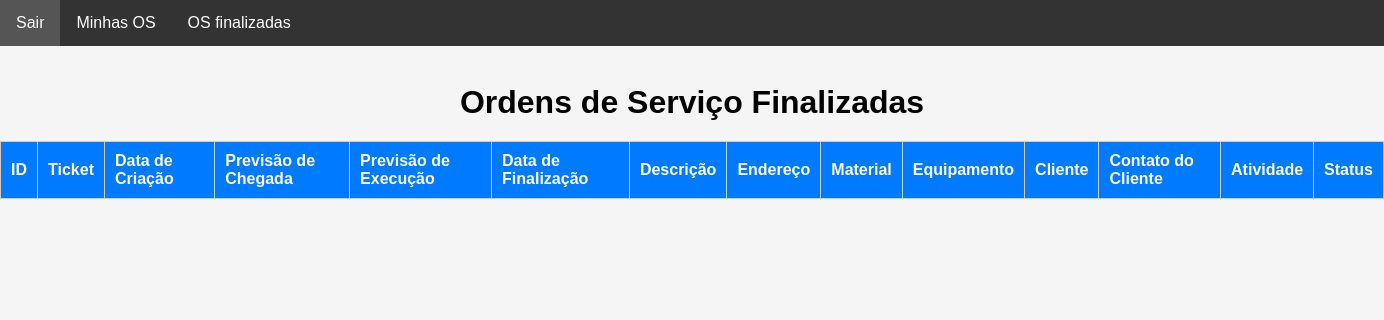
Before: /main/os_finalizadas/ (signed in) with the older database file.
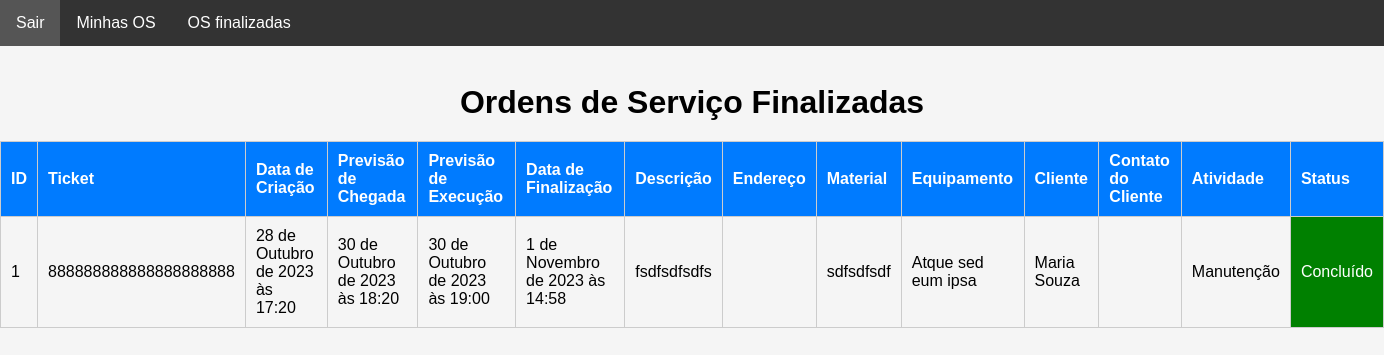
After: the same page with the newer database file.
### staff/models.py (models this page shows, shortened)
class HistoricoOsFinalizada(models.Model):
    ordem_de_servico = models.ForeignKey(OrdemDeServico, on_delete=models.CASCADE, related_name="historico_os")
    data_finalizada = models.DateTimeField(auto_now_add=True)
    nome_cliente = models.CharField(max_length=30, null=False)
    rg_cliente = models.CharField(max_length=11, null=False)
    observacoes = models.TextField(max_length=400)
    foto = models.ImageField(upload_to="img/historico_os_finalizada/")

class OrdemDeServico(models.Model):
    ticket = models.CharField(max_length=200)
    tecnico = models.ForeignKey(CustomUser, on_delete=models.CASCADE, related_name="ordens_técnico")
    staff = models.ForeignKey(CustomUser, on_delete=models.CASCADE, related_name="ordens_staff")
    descricao = models.TextField(max_length=600)
    previsao_chegada = models.DateTimeField()
    previsao_execucao = models.DateTimeField()
    material = models.CharField(max_length=100, validators=[MinLengthValidator(3)])
    equipamento = models.CharField(max_length=100, validators=[MinLengthValidator(3)])
    data_criacao = models.DateTimeField(auto_now_add=True)
    cliente = models.ForeignKey(Cliente, on_delete=models.CASCADE)
    contrato = models.CharField(max_length=700, null = True, blank=True)
    atividade = models.CharField(max_length=50, choices=ACTIVITY_CHOICES)
    status_tecnico = models.CharField(max_length=50, choices=TECNICAL_CHOICES)
    status = models.CharField(max_length=10, choices=STATUS_CHOICES, default="Aguardando")

class Cliente(models.Model):
    nome = models.CharField(max_length=50, validators=[MinLengthValidator(3)])
    rg = models.CharField(max_length=11, validators=[MinLengthValidator(3)])
    endereco = models.ForeignKey(Endereco, on_delete=models.CASCADE)
    telefone1 = models.CharField(max_length=11, validators=[MinLengthValidator(3)])
    telefone2 = models.CharField(max_length=11, validators=[MinLengthValidator(3)])
    def __str__(self):
        return self.nome

### main/views.py (the view)
# urls.py: path("os_finalizadas/", views.os_finalizadas, name="os_finalizadas"),
@user_passes_test(is_tecnico)
def os_finalizadas(request):
    try:
        user = request.user
        ordens_finalizadas = OrdemDeServico.objects.filter(tecnico=user, status="Concluído")
        historicos = []
        for ordem in ordens_finalizadas:
            historicos_ordem = HistoricoOsFinalizada.objects.filter(ordem_de_servico=ordem)
            historicos.extend(historicos_ordem)
        return render(request, "os_finalizadas.html",
        {"ordens_finalizadas": ordens_finalizadas, "historicos": historicos,"user": user })
    except Exception as e:
        return render(request, "error.html", {"error_message": str(e)})

### main/helpers.py (called while the page is built)
def is_tecnico(user):
    return user.groups.filter(name="Técnico").exists()

### main/templates/os_finalizadas.html (shortened to what this page needs)
<!DOCTYPE html>
<html lang="en">
  <head>
  </head>
  <body>
    <nav class="navbar">
      <ul>
          <li><a href="{% url 'sair' %}">Sair</a></li>
          <li><a href="{% url 'minhas_ordens_de_servico' %}">Minhas OS</a></li>
          <li><a href="{% url 'ordens_finalizadas' %}">OS finalizadas</a></li>
      </ul>
  </nav>
  <br>
    <h1>Ordens de Serviço Finalizadas</h1>
    <table>
      <thead>
        <tr>
          <th>ID</th>
          <th>Ticket</th>
          <th>Data de Criação</th>
          <th>Previsão de Chegada</th>
          <th>Previsão de Execução</th>
          <th>Data de Finalização</th>
          <th>Descrição</th>
          <th>Endereço</th>
          <th>Material</th>
          <th>Equipamento</th>
          <th>Cliente</th>
          <th>Contato do Cliente</th>
          <th>Atividade</th>
          <th>Status</th>
        </tr>
      </thead>
      <tbody>
        {% for historico in historicos %}
        <tr>
          <td>{{ historico.ordem_de_servico.id }}</td>
          <td>{{ historico.ordem_de_servico.ticket }}</td>
          <td>{{ historico.ordem_de_servico.data_criacao }}</td>
          <td>{{ historico.ordem_de_servico.previsao_chegada }}</td>
          <td>{{ historico.ordem_de_servico.previsao_execucao }}</td>
          <td>{{ historico.data_finalizada }}</td>
          <td>{{ historico.ordem_de_servico.descricao }}</td>
          <td>{{ historico.ordem_de_servico.endereco }}</td>
          <td>{{ historico.ordem_de_servico.material }}</td>
          <td>{{ historico.ordem_de_servico.equipamento }}</td>
          <td>{{ historico.ordem_de_servico.cliente }}</td>
          <td>{{ historico.ordem_de_servico.contato_cliente }}</td>
          <td>{{ historico.ordem_de_servico.atividade }}</td>
          <td class="status-concluido">{{ historico.ordem_de_servico.status }}</td>
        </tr>
        {% endfor %}
      </tbody>
    </table>
  </body>
</html>

Changed rows visible on the page:
added HistoricoOsFinalizada: ordem_de_servico.id "1", ordem_de_servico.ticket "888888888888888888888", ordem_de_servico.data_criacao "28 de Outubro de 2023 às 17:20", ordem_de_servico.previsao_chegada "30 de Outubro de 2023 às 18:20", ordem_de_servico.previsao_execucao "30 de Outubro de 2023 às 19:00", data_finalizada "1 de Novembro de 2023 às 14:58", ordem_de_servico.descricao "fsdfsdfsdfs", ordem_de_servico.material "sdfsdfsdf", ordem_de_servico.equipamento "Atque sed eum ipsa", ordem_de_servico.cliente "Maria Souza", ordem_de_servico.atividade "Manutenção", ordem_de_servico.status "Concluído"
